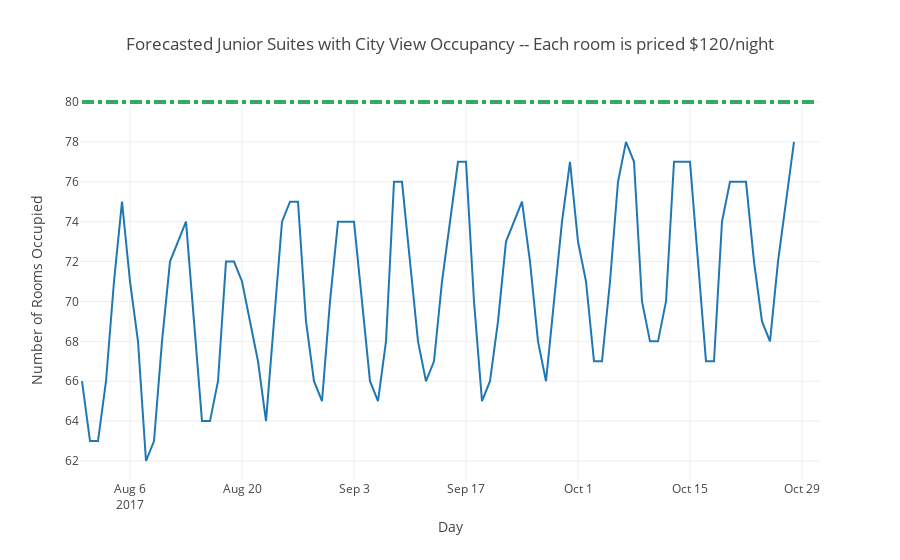

Notebook source saved alongside this figure:
### Code cell
# Let's plot the occupancy forecast using plotly:

occupancy = [go.Scatter(x=forecasted_demand.index, y=forecasted_demand['occupancy'],
                        name='Forecasted Junior Suites with City View Occupancy for the next 90 days')]

layout_occ = go.Layout(title='Forecasted Junior Suites with City View Occupancy -- Each room is priced $120/night',
                       xaxis={'title':'Day'},
                       yaxis={'title':'Number of Rooms Occupied'},
                       shapes=[{'type':'line',
                                'x0':'2017-07-31',
                                'x1':'2017-10-31',
                                'y0':80.0, 'y1':80.0,
                                'line': {
                                    'color': 'rgb(50, 171, 96)',
                                    'width': 4, 'dash':'dashdot'}
                               }]
                      )

fig = go.Figure(data=occupancy, layout=layout_occ)
iplot(fig, filename='occ_ts')

### Figure 1 — Plotly figure (JSON) as saved in the notebook; plotly's stock layout.template omitted (floating-point values rounded to 4 significant figures)
{"data": [{"name": "Forecasted Junior Suites with City View Occupancy for the next 90 days", "type": "scatter", "x": ["2017-07-31", "2017-08-01", "2017-08-02", "2017-08-03", "2017-08-04", "2017-08-05", "2017-08-06", "2017-08-07", "2017-08-08", "2017-08-09", "2017-08-10", "2017-08-11", "2017-08-12", "2017-08-13", "2017-08-14", "2017-08-15", "2017-08-16", "2017-08-17", "2017-08-18", "2017-08-19", "2017-08-20", "2017-08-21", "2017-08-22", "2017-08-23", "2017-08-24", "2017-08-25", "2017-08-26", "2017-08-27", "2017-08-28", "2017-08-29", "2017-08-30", "2017-08-31", "2017-09-01", "2017-09-02", "2017-09-03", "2017-09-04", "2017-09-05", "2017-09-06", "2017-09-07", "2017-09-08", "2017-09-09", "2017-09-10", "2017-09-11", "2017-09-12", "2017-09-13", "2017-09-14", "2017-09-15", "2017-09-16", "2017-09-17", "2017-09-18", "2017-09-19", "2017-09-20", "2017-09-21", "2017-09-22", "2017-09-23", "2017-09-24", "2017-09-25", "2017-09-26", "2017-09-27", "2017-09-28", "2017-09-29", "2017-09-30", "2017-10-01", "2017-10-02", "2017-10-03", "2017-10-04", "2017-10-05", "2017-10-06", "2017-10-07", "2017-10-08", "2017-10-09", "2017-10-10", "2017-10-11", "2017-10-12", "2017-10-13", "2017-10-14", "2017-10-15", "2017-10-16", "2017-10-17", "2017-10-18", "2017-10-19", "2017-10-20", "2017-10-21", "2017-10-22", "2017-10-23", "2017-10-24", "2017-10-25", "2017-10-26", "2017-10-27", "2017-10-28"], "y": [66, 63, 63, 66, 71, 75, 71, 68, 62, 63, 68, 72, 73, 74, 69, 64, 64, 66, 72, 72, 71, 69, 67, 64, 69, 74, 75, 75, 69, 66, 65, 70, 74, 74, 74, 70, 66, 65, 68, 76, 76, 72, 68, 66, 67, 71, 74, 77, 77, 70, 65, 66, 69, 73, 74, 75, 72, 68, 66, 70, 74, 77, 73, 71, 67, 67, 71, 76, 78, 77, 70, 68, 68, 70, 77, 77, 77, 72, 67, 67, 74, 76, 76, 76, 72, 69, 68, 72, 75, 78]}], "layout": {"shapes": [{"line": {"color": "rgb(50, 171, 96)", "dash": "dashdot", "width": 4}, "type": "line", "x0": "2017-07-31", "x1": "2017-10-31", "y0": 80, "y1": 80}], "title": "Forecasted Junior Suites with City View Occupancy -- Each room is priced $120/night", "xaxis": {"title": "Day"}, "yaxis": {"title": "Number of Rooms Occupied"}}}
